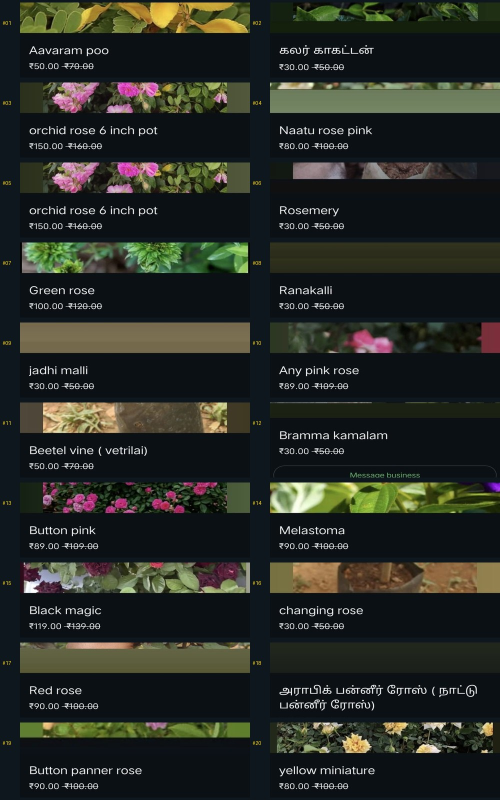
#> input picture scratch/montages/montage_1.jpg, 1000 x 1600 px (shown at 1/2 size); its folder holds only this picture in this run
$ python -i analyze_crops.py   (imports and definitions only)
#> lines starting #> are read from the running program, lines starting #| are printed output that depends on the picture
import os
import glob
from PIL import Image

folder = r"C:\Users\kupen\OneDrive\Desktop\image_flower\new producta"
out_dir = r"d:\intern\flower\public\products"
# [1 line not run here, left out]

files = sorted(glob.glob(os.path.join(folder, "*.*")))

def crop_smart(img_path):
#> called with img_path = 'montages/montage_1.jpg'
    with Image.open(img_path) as img:
#> img is the input picture: PIL image 1000x1600 RGB; mean R, G, B 39.7, 43.3, 37.3
        w, h = img.size
#> w = 1000; h = 1600

        # Determine crop region
        if h > w * 1.5:  # Tall phone screenshot / WhatsApp image (e.g. 1080x2400 or 608x1320)
            # Remove top status bar (~15%) and bottom nav bar (~20%), taking central square box
            box_size = min(w, int(h * 0.6))
#> box_size = 960
            left = (w - box_size) // 2
#> left = 20
            # Center vertically in the main image display region (between 18% and 78% height)
            top = int(h * 0.22)
#> top = 352
            if top + box_size > h - int(h * 0.12):
                top = max(0, (h - box_size) // 2)

            right = left + box_size
#> right = 980
            bottom = top + box_size
#> bottom = 1312

            # Ensure within bounds
            if right > w: right = w
            if bottom > h: bottom = h

            cropped = img.crop((left, top, right, bottom))
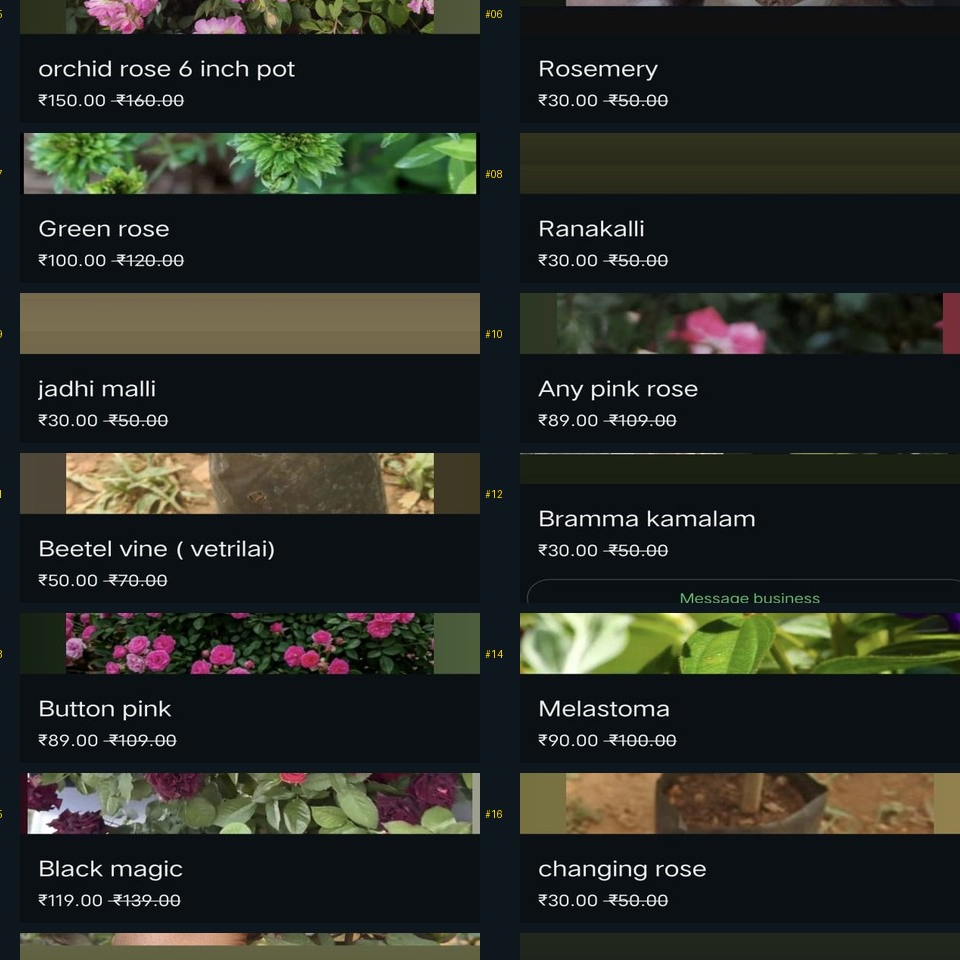
#> cropped: PIL image 960x960 RGB; mean R, G, B 40.1, 43.2, 37.5
        else:
            # Center square crop
            box_size = min(w, h)
            left = (w - box_size) // 2
            top = (h - box_size) // 2
            cropped = img.crop((left, top, left + box_size, top + box_size))

        # Resize to crisp 800x800 square
        resized = cropped.resize((800, 800), Image.Resampling.LANCZOS)
        return resized

# Process first 3 images to test output
# [6 lines not run here, left out]

>>> result = crop_smart('montages/montage_1.jpg')

$ run again, on scratch/montages/montage_2.jpg
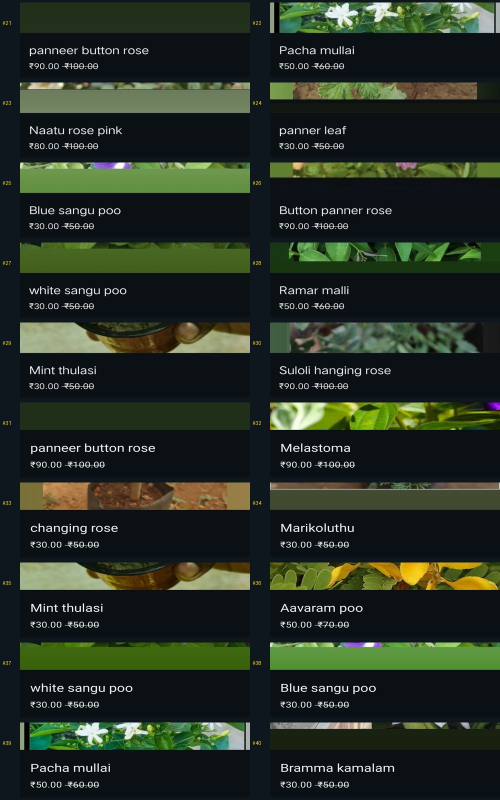
#> input picture scratch/montages/montage_2.jpg, 1000 x 1600 px (shown at 1/2 size)
#> in crop_smart, img is the input picture: PIL image 1000x1600 RGB; mean R, G, B 38.7, 48.3, 36.2
#> in crop_smart, `cropped = img.crop((left, top, right, bottom))`:
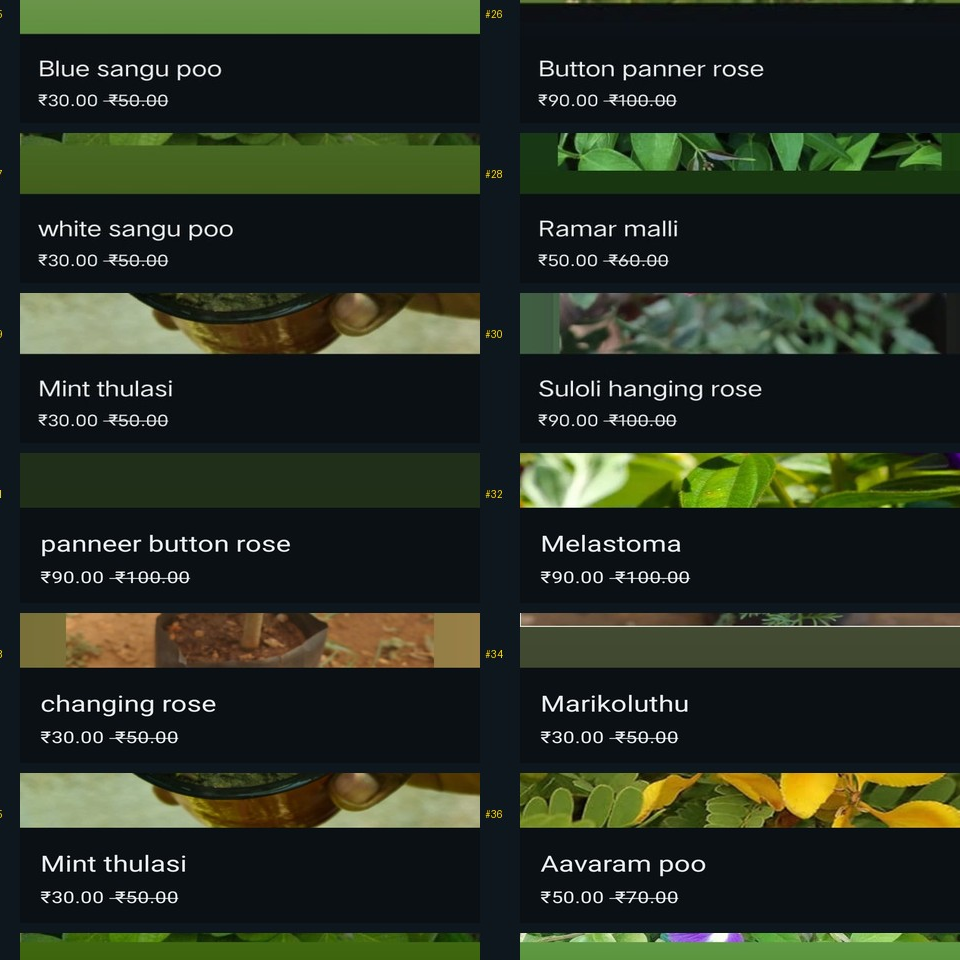
#> cropped: PIL image 960x960 RGB; mean R, G, B 40.2, 48.4, 34.8

$ run again, on scratch/montages/montage_3.jpg
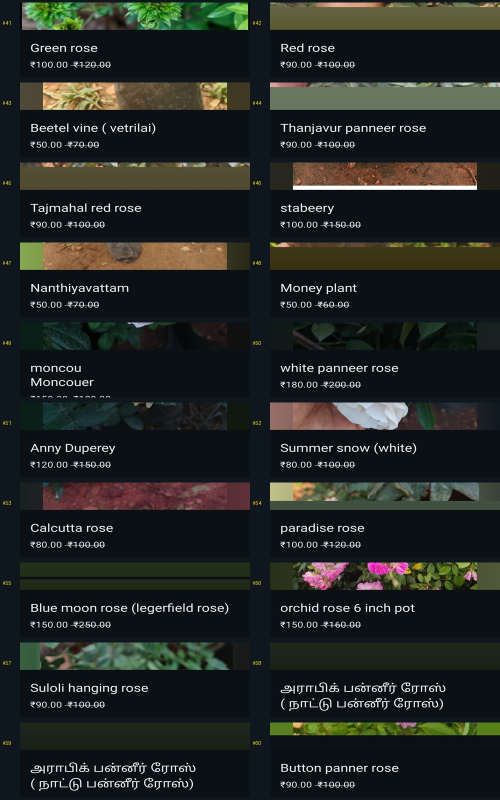
#> input picture scratch/montages/montage_3.jpg, 1000 x 1600 px (shown at 1/2 size)
#> in crop_smart, img is the input picture: PIL image 1000x1600 RGB; mean R, G, B 35.6, 39.6, 36.4
#> in crop_smart, `cropped = img.crop((left, top, right, bottom))`:
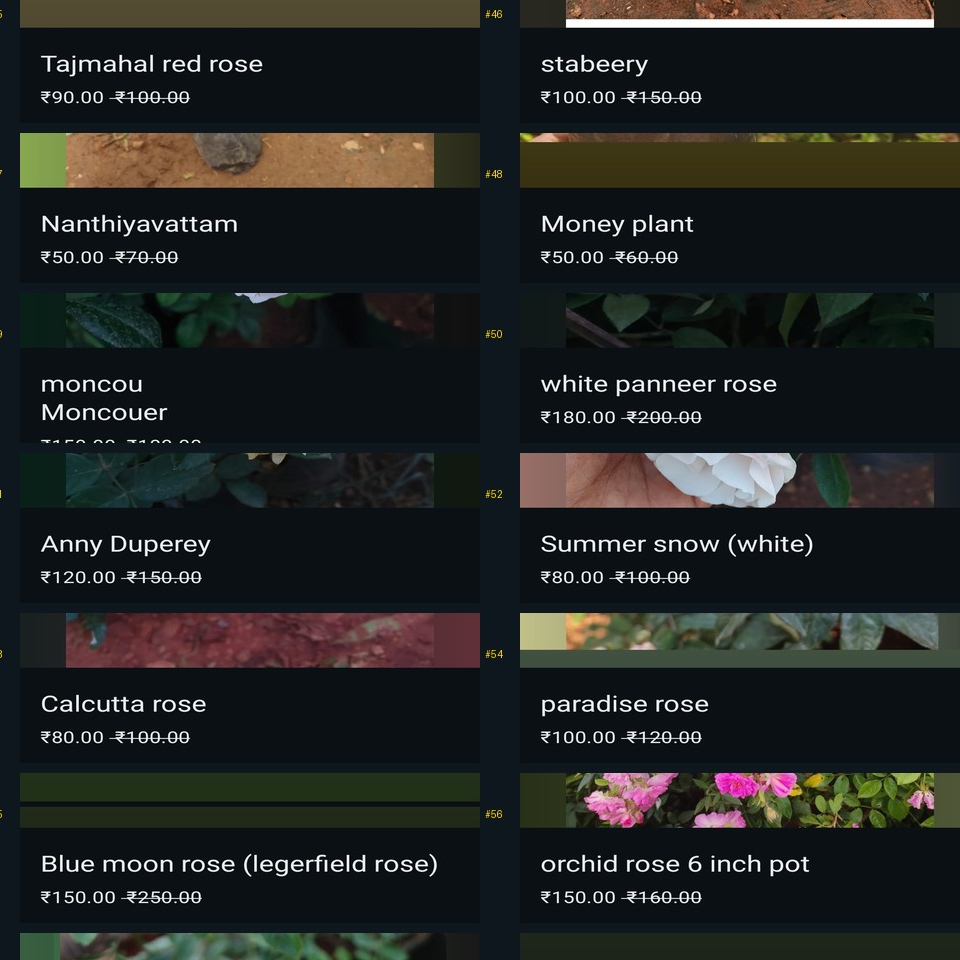
#> cropped: PIL image 960x960 RGB; mean R, G, B 34.7, 37, 35.6

$ run again, on scratch/montages/montage_4.jpg
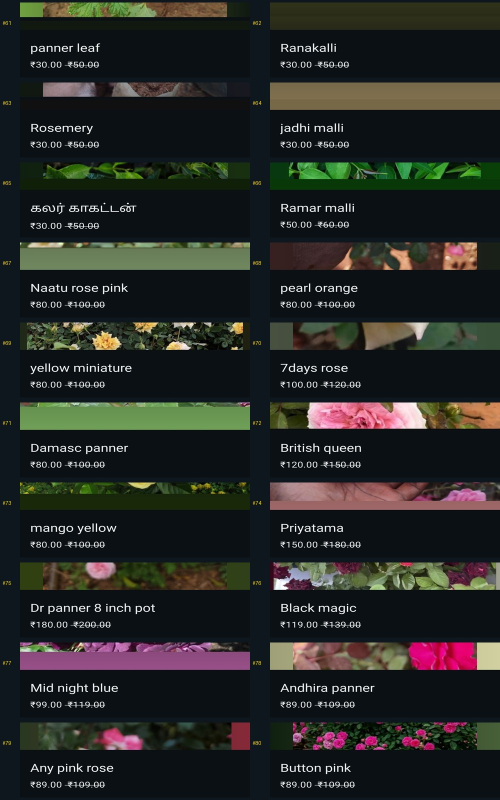
#> input picture scratch/montages/montage_4.jpg, 1000 x 1600 px (shown at 1/2 size)
#> in crop_smart, img is the input picture: PIL image 1000x1600 RGB; mean R, G, B 38.6, 40.5, 37.6
#> in crop_smart, `cropped = img.crop((left, top, right, bottom))`:
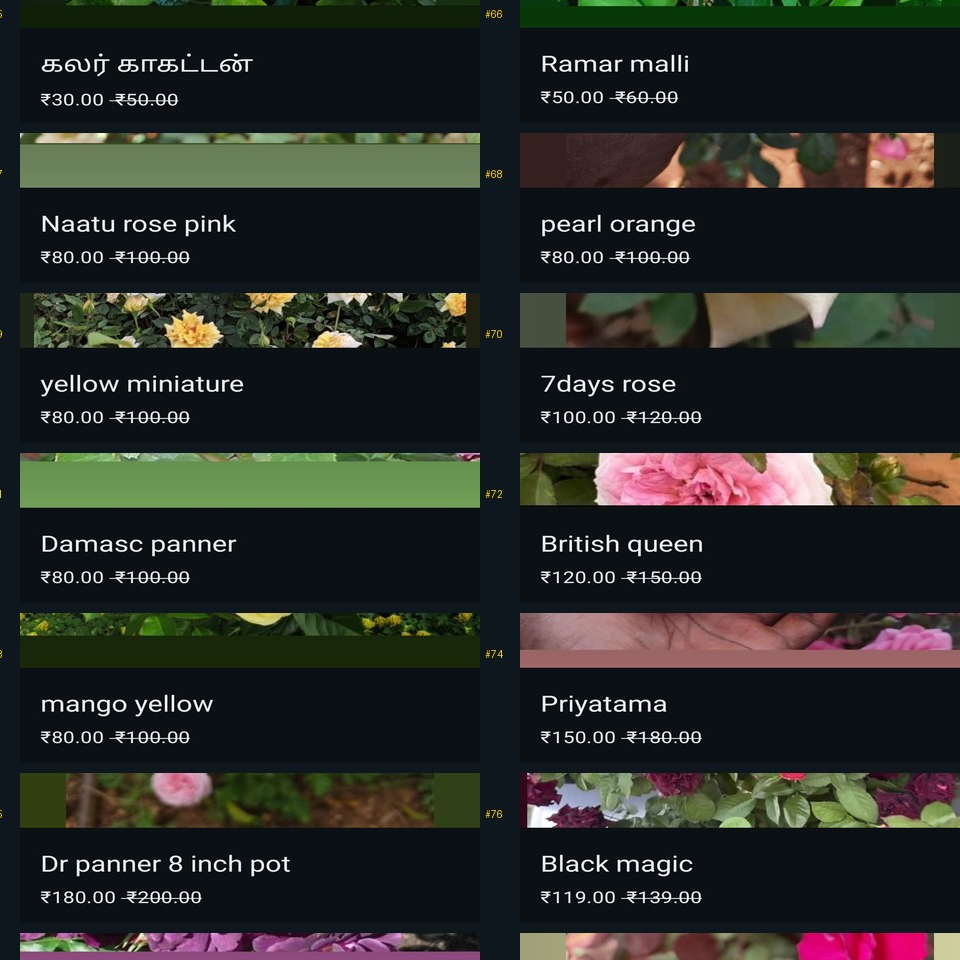
#> cropped: PIL image 960x960 RGB; mean R, G, B 41.7, 43.8, 39.7
